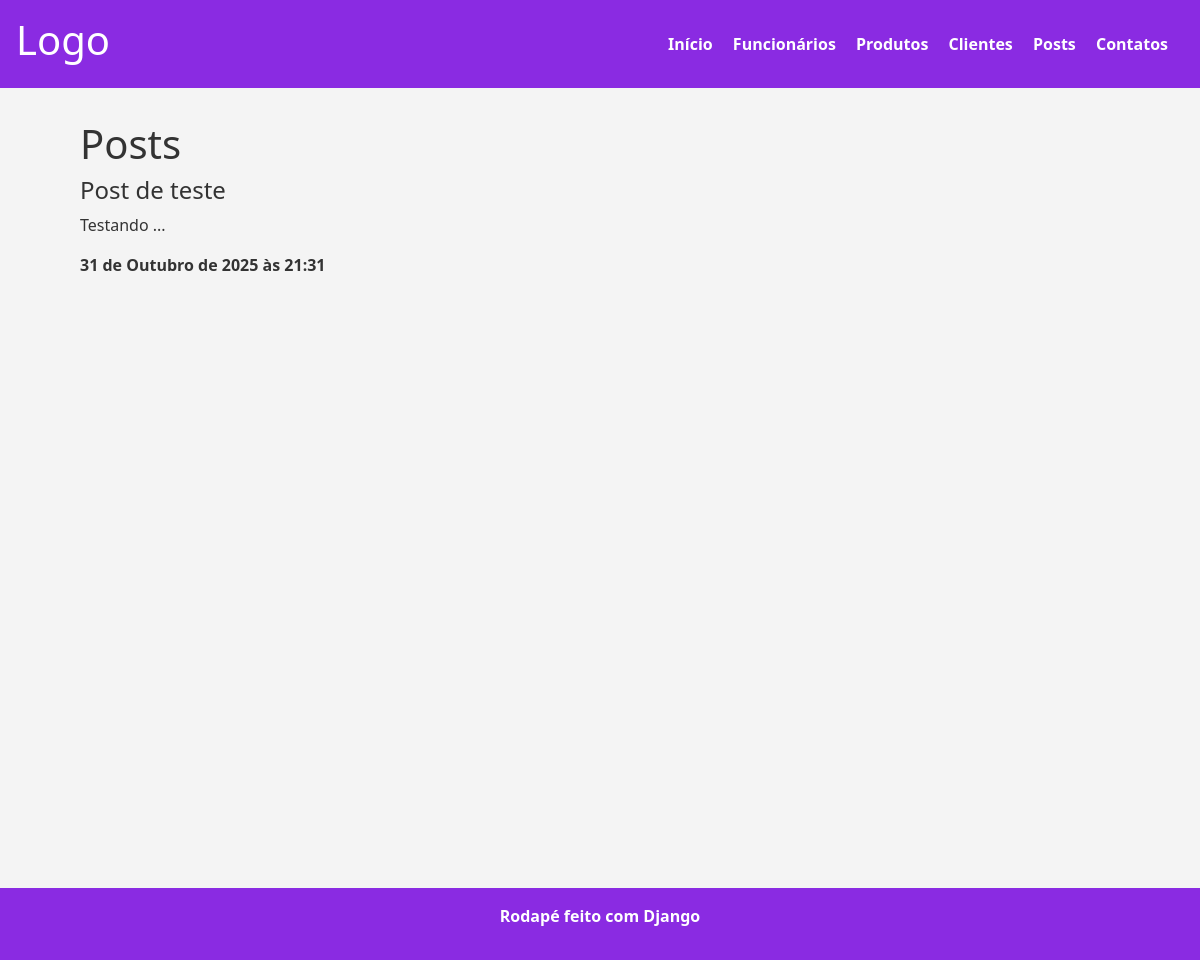
Page /blog/posts/ on the earlier database version.
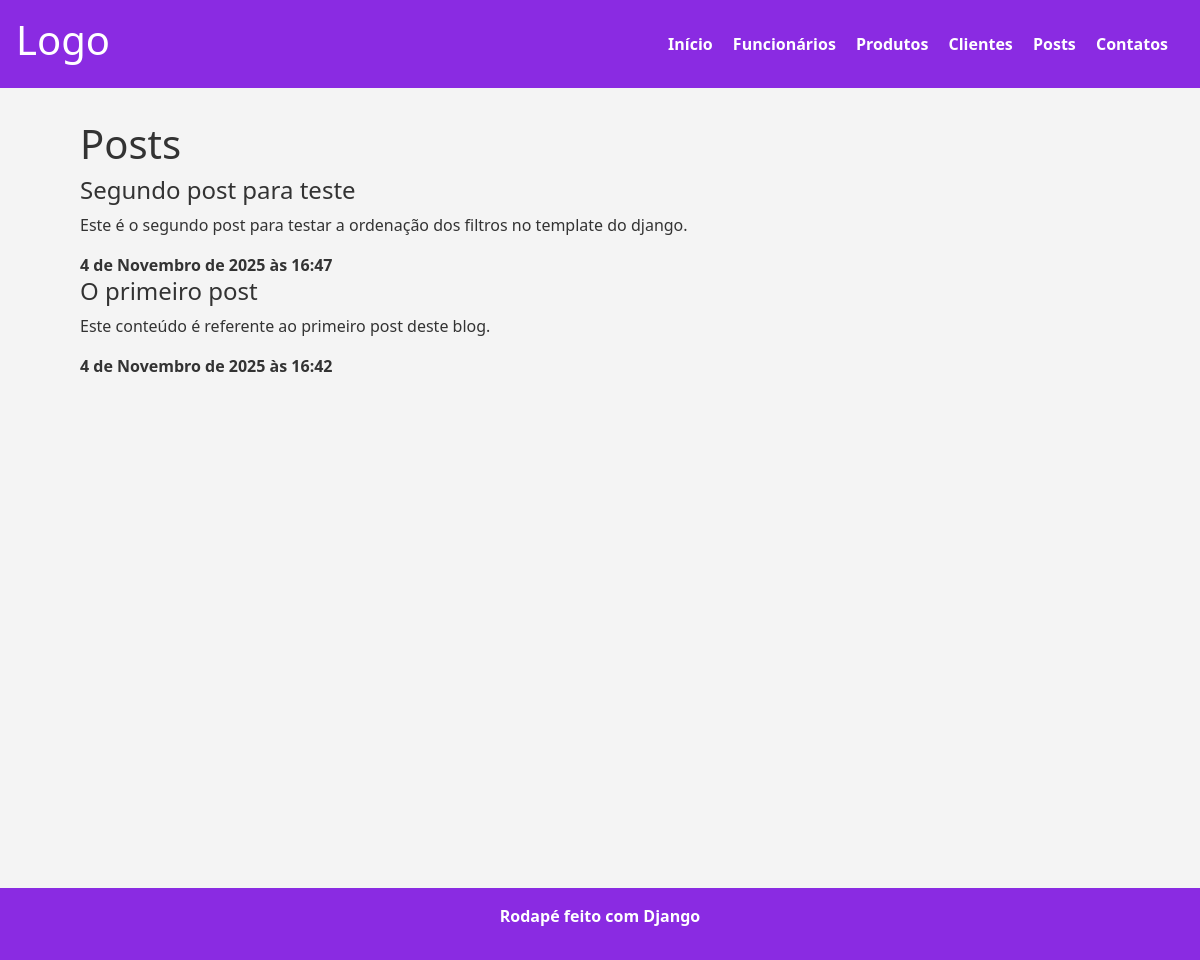
Same page on the later database version.
### blog/models.py (models this page shows, shortened)
class Post(models.Model):
    titulo = models.CharField(max_length=200)
    conteudo = models.TextField()
    criado_em = models.DateTimeField(auto_now_add=True)

### blog/views.py (the view)
# urls.py: path('posts/',posts,name="posts")
def posts(request):
    posts = Post.objects.order_by('-criado_em')
    context = {"posts":posts}
    return render(request,'posts.html',context)

### blog/templates/posts.html (shortened to what this page needs)
{% extends "base.html" %}
{% block content %}
    <h1> Posts</h1>
    {% for post in posts %}
        <h4>{{post.titulo}}</h4>
        <p>
            {{post.conteudo}}
        </p>
        <span><strong>{{post.criado_em}}</strong></span>
    {% endfor %}
{% endblock %}

Differences in the rows shown:
removed Post: titulo "Post de teste", conteudo "Testando ...", criado_em "31 de Outubro de 2025 às 21:31"
added Post: titulo "Segundo post para teste", conteudo "Este é o segundo post para testar a ordenação dos filtros no template do django.", criado_em "4 de Novembro de 2025 às 16:47"
added Post: titulo "O primeiro post", conteudo "Este conteúdo é referente ao primeiro post deste blog.", criado_em "4 de Novembro de 2025 às 16:42"
